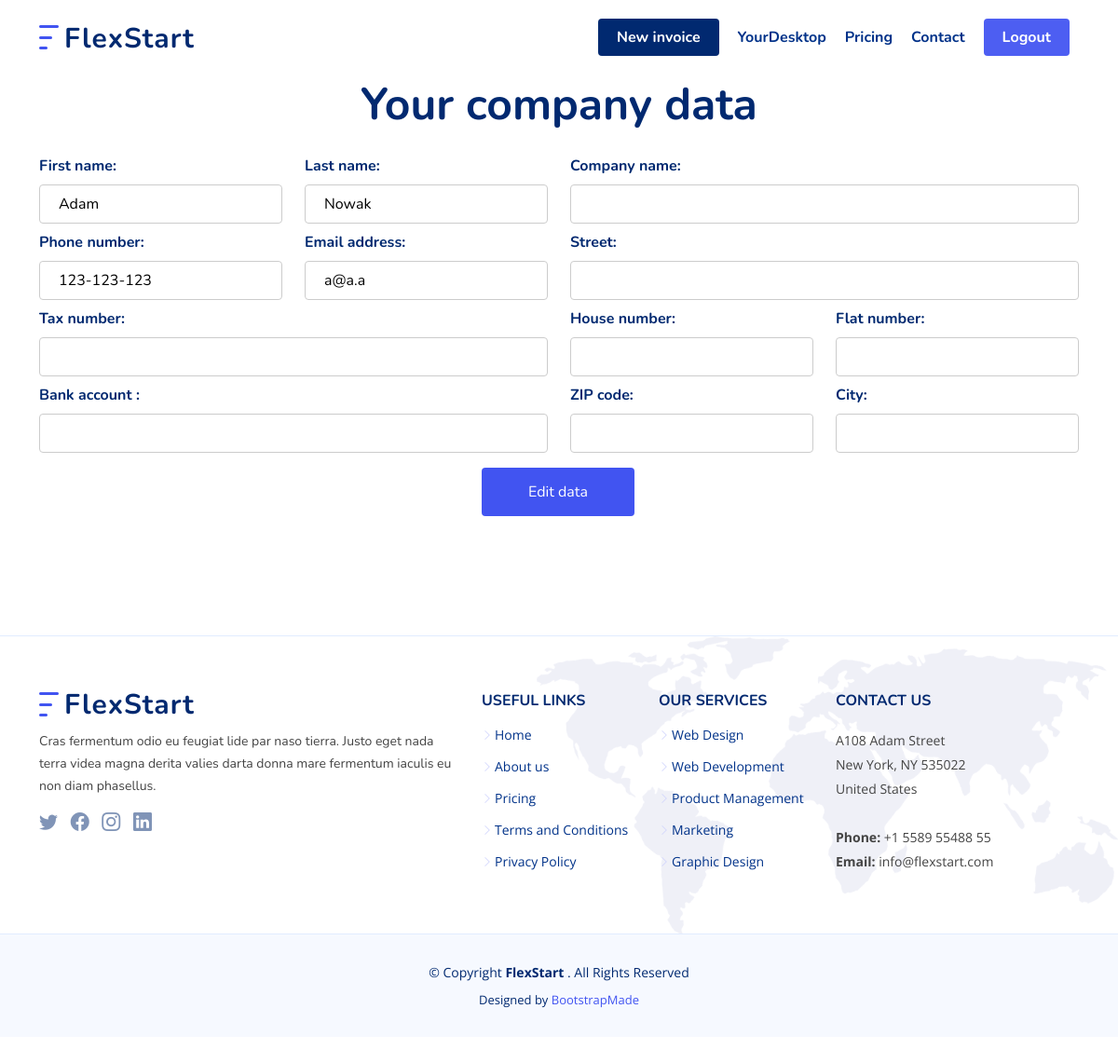
/user_data (signed in), run on the app's committed database.
### scripts/database.py (models this page shows)
class User(db.Model, UserMixin, Base):
    __tablename__ = config["TABLE_NAMES"][0]
    id = db.Column(db.Integer, primary_key=True)
    email = db.Column(db.String(250), nullable=False)
    name = db.Column(db.String(250), nullable=False)
    surname = db.Column(db.String(250), nullable=False)
    phone_no = db.Column(db.Integer, nullable=False)
    password = db.Column(db.String(250), nullable=False)
    company_name = db.Column(db.String(250), nullable=True)
    street = db.Column(db.String(250), nullable=True)
    house_no = db.Column(db.String(250), nullable=True)
    flat_no = db.Column(db.String(250), nullable=True)
    zip_code = db.Column(db.String(250), nullable=True)
    city = db.Column(db.String(250), nullable=True)
    tax_no = db.Column(db.String(250), nullable=True)
    bank_account = db.Column(db.String(250), nullable=True)
    plan = db.Column(db.String(250), nullable=False)
    terms = db.Column(db.Boolean, nullable=False)
    newsletter = db.Column(db.Boolean, nullable=False)

### main.py (the view, shortened to what this page needs)
@app.route("/user_data", methods=["GET", "POST"])
@login_required
def user_data():
    user = User.query.get_or_404(current_user.id)
    return render_template("user_data.html", user=user)

### main.py (called while the page is built)
@login_manager.user_loader
def load_user(email):
    return User.query.get(email)

### templates/user_data.html (shortened to what this page needs)
{% extends "base.html" %}
{% block content %}
<section id="user-data" class="user-data d-flex align-items-center">
    <div class="container" data-aos="fade-up">
        <br>
        <h1>Your company data</h1>
        <br>
        <form class="user-data-form " action="" method="post">
            <div class="row">
                <div class="feature-box col-lg-3 ">
                    <label for="tax_no">First name:</label>
                    <input type="text" name="surname" value="{{ user.surname }}" readonly>
                </div>
                <div class="feature-box col-lg-3 ">
                    <label for="tax_no">Last name:</label>
                    <input type="text" name="name" value="{{ user.name }}" readonly>
                </div>
                <div class="feature-box col-lg-6 ">
                    <label for="tax_no">Company name:</label>
                    <input type="text" name="company" value="{{ request.form.company }}" readonly>
                </div>
                <div class="feature-box col-lg-3 ">
                    <label for="tax_no">Phone number:</label>
                    <input type="tel" name="phone_no" pattern="[0-9]{3}-[0-9]{3}-[0-9]{3}" value="{{ user.phone_no }}"
                        readonly>
                </div>
                <div class="feature-box col-lg-3 ">
                    <label for="tax_no">Email address:</label>
                    <input type="text" name="email" value="{{ user.email }}" readonly>
                </div>
                <div class="feature-box col-lg-6 ">
                    <label for="tax_no">Street:</label>
                    <input type="text" name="street" value="{{ request.form.street }}" readonly>
                </div>
                <div class="feature-box col-lg-6 ">
                    <label for="tax_no">Tax number:</label>
                    <input type="text" name="tax_no" value="{{ request.form.tax_no }}" readonly>
                </div>
                <div class="feature-box col-lg-3 ">
                    <label for="tax_no">House number:</label>
                    <input type="text" name="house_no" value="{{ request.form.house_no }}" readonly>
                </div>
                <div class="feature-box col-lg-3 ">
                    <label for="tax_no">Flat number:</label>
                    <input type="text" name="flat_no" value="{{ request.form.flat_no }}" readonly>
                </div>
                <div class="feature-box col-lg-6 ">
                    <label for="account">Bank account :</label>
                    <input type="text" name="account" value="{{ request.form.account }}" readonly>
                </div>
                <div class="feature-box col-lg-3 ">
                    <label for="tax_no">ZIP code:</label>
                    <input type="text" name="zip_code" value="{{ request.form.zip_code }}" readonly>
                </div>
                <div class="feature-box col-lg-3 ">
                    <label for="tax_no">City:</label>
                    <input type="text" name="city" value="{{ request.form.city }}" readonly>
                </div>
                <div class="feature-box col-lg-5 ">
                </div>
                <div class="feature-box col-lg-6 ">
                    <input class="btn btn-default" type="submit" value="Edit data">
                </div>
            </div>
        </form>
    </div>
</section>
<section id="contact" class="contact">
    {% include "footer.html" %}
</section>
</body>
</html>
{% endblock %}

### static/assets/css/style.css (style rules this page uses)
:root { scroll-behavior: smooth; }
body { font-family: "Open Sans", sans-serif; color: #444444; }
h1, h2, h3, h4, h5, h6 { font-family: "Nunito", sans-serif; }
section { padding: 60px 0; overflow: hidden; }
.user-data-form, .send-email-form { color: #012970; font-family: "Nunito", sans-serif; font-weight: 700; text-align: left; display: block; }
#login h1, #register h1, #new-invoice h1, #user-data h1, #send-email h1 { margin: 0; font-size: 48px; font-weight: 700; color: #012970; text-align: center; }
input, select, .send-email-form textarea { width: 100%; padding: 8px 20px; margin: 8px 0; display: inline-block; border: 1px solid #ccc; border-radius: 4px; box-sizing: border-box; }
input[type=submit] { width: 30%; padding: 14px 20px; margin: 8px 0; border: none; border-radius: 4px; cursor: pointer; background: none; font-size: 16px; background: #4154f1; color: #fff; transition: 0.3s; }

### data on the page
User: surname "Adam", name "Nowak", phone_no "123-123-123", email "a@a.a"
